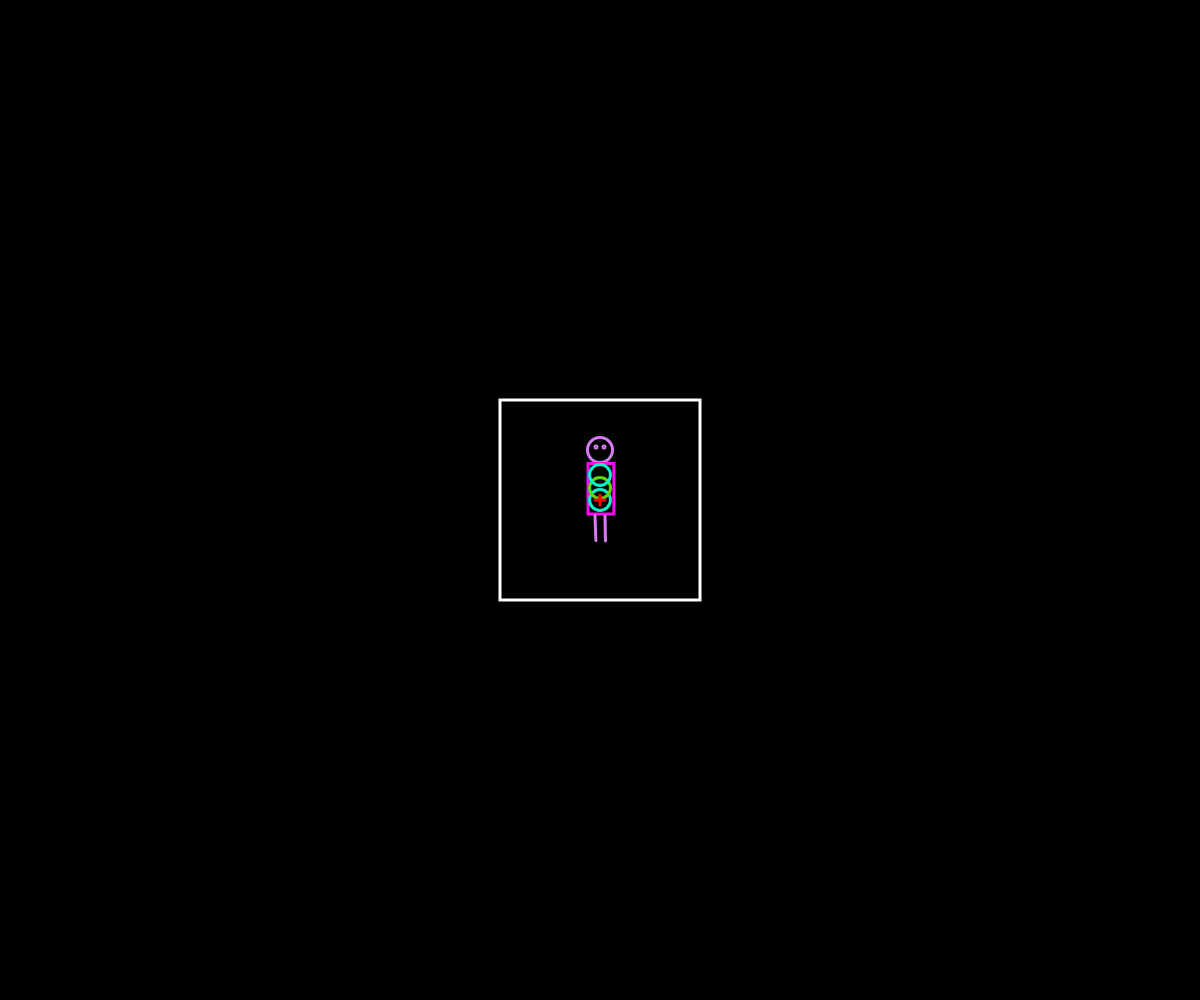
Frame 1 (no input)
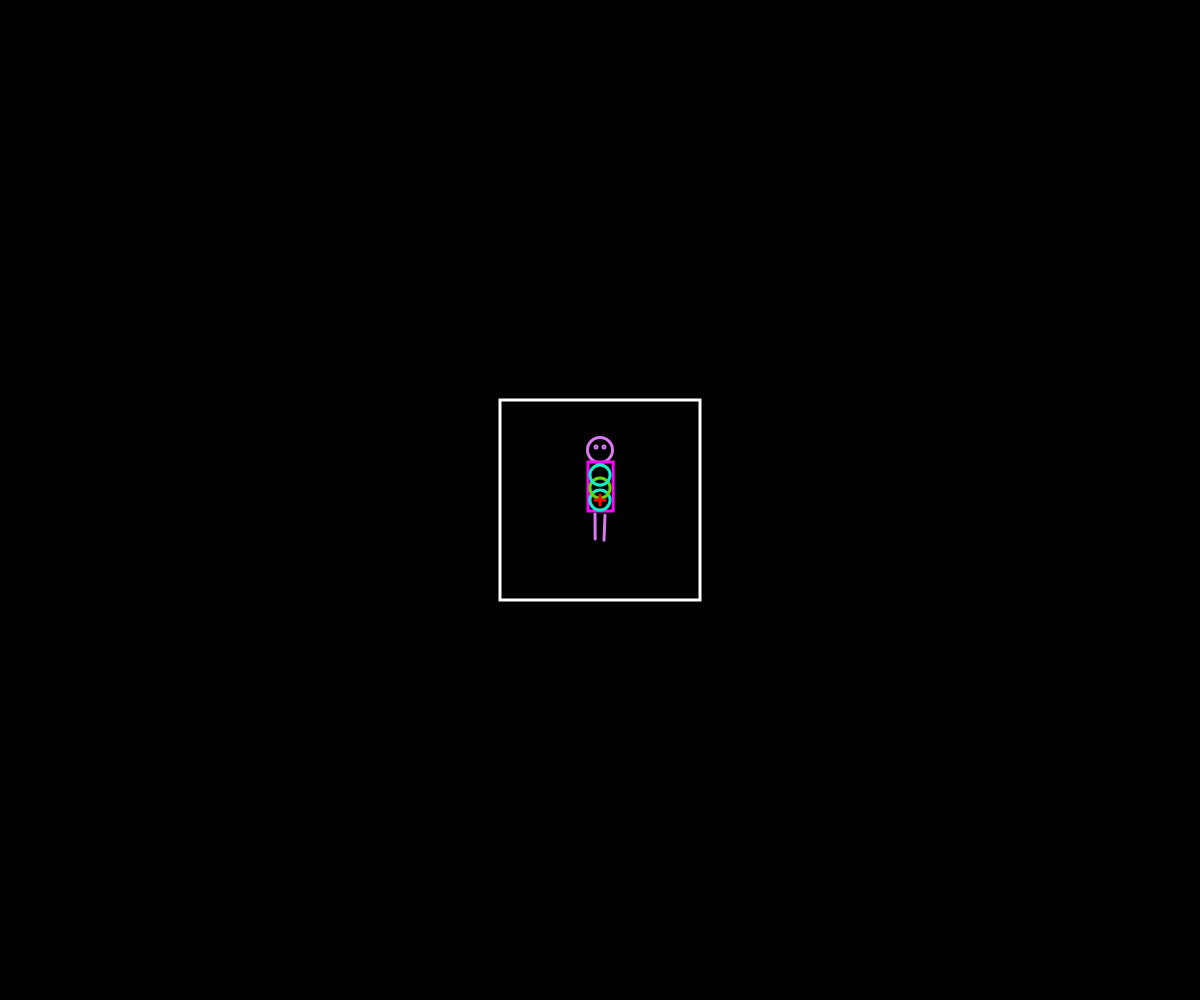
Frame 60 (no input)
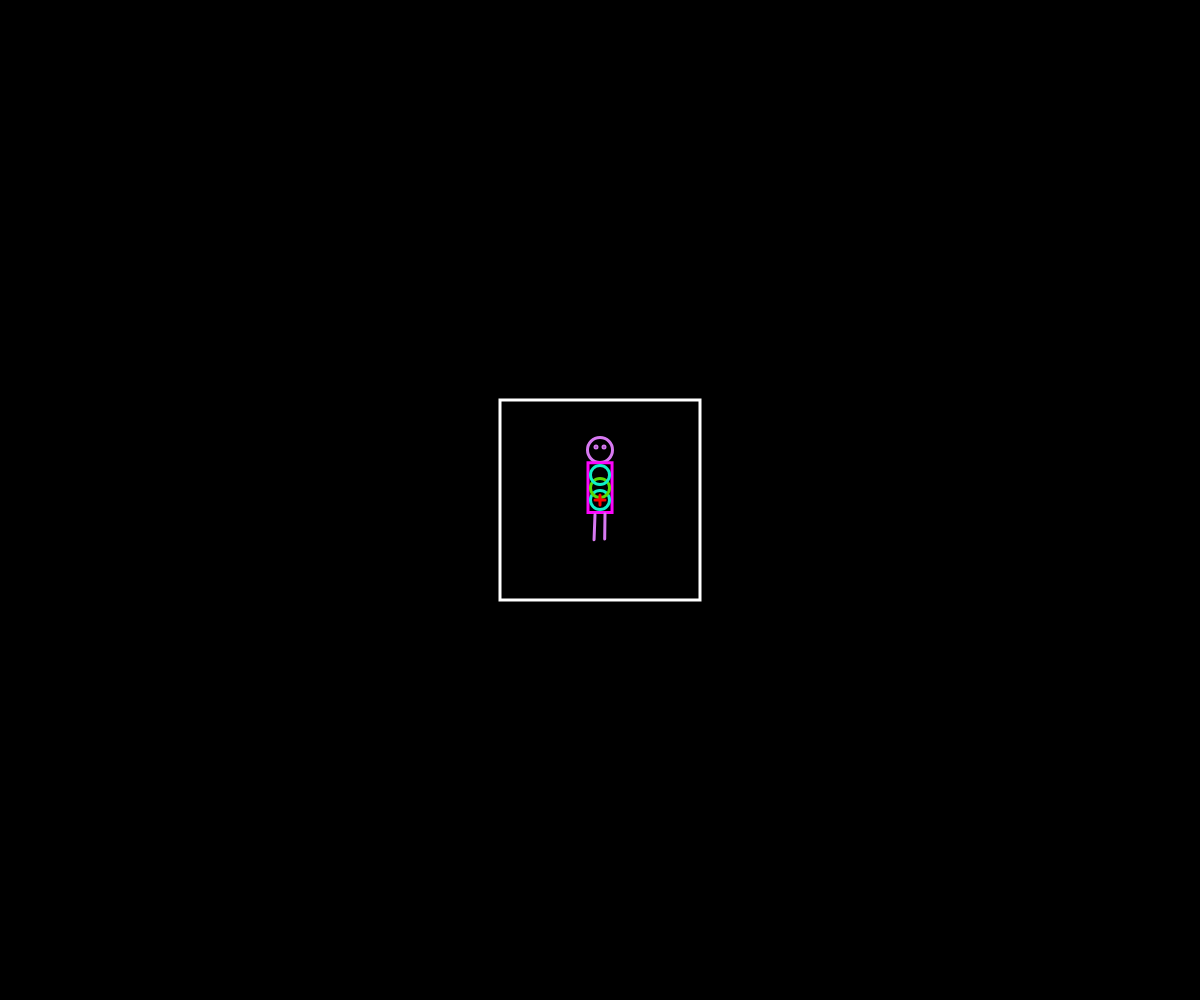
Frame 120 (the mouse pressed at the canvas centre since frame 60)

The p5.js sketch that drew these frames (run headless with seeded random() and noise() and a simulated clock; from frame 60 on, the mouse is pressed at the canvas centre):

// p5.js sketch
// ── sketch.js
/*
  Check our the GOAL and the RULES of this exercise at the bottom of this file.
  
  After that, follow these steps before you start coding:

  1. rename the dancer class to reflect your name (line 32).
  2. adjust line 19 to reflect your dancer's name, too.
  3. run the code and see if a square (your dancer) appears on the canvas.
  4. start coding your dancer inside the class that has been prepared for you.
  5. have fun.
  
*/
let dancer;

function setup() {
  // no adjustments in the setup function needed...
  createCanvas(windowWidth, windowHeight);
  // ...except to adjust the dancer's name on the next line:
  dancer = new HelenDancer(width / 2, height / 2);
}

function draw() {
  // you don't need to make any adjustments inside the draw loop
  background(0);
  dancer.update();
  dancer.display();
}

// You only code inside this class.
// Start by giving the dancer your name, e.g. LeonDancer.
class HelenDancer {
  constructor(startX, startY) {
    this.x = startX;
    this.y = startY;
    // add properties for your dancer here:
  }
  update() {
    this.sin = sin(frameCount / 2);
    this.cos = cos(frameCount / 2);
    // update properties here to achieve
    // your dancer's desired moves and behaviour
  }

  display() {
    // the push and pop, along with the translate
    // places your whole dancer object at this.x and this.y.
    // you may change its position on line 19 to see the effect.
    push();
    translate(this.x, this.y);

    // ******** //
    // ⬇ draw your dancer here ⬇

    // head
    push();
    strokeWeight(3);
    stroke("#D879F2");
    noFill();
    circle(0, -50, 25);
    circle(-4, -53, 2);
    circle(4, -53, 2);
    pop();

    //body
    push();
    noFill();
    strokeWeight(3);
    stroke("#FC05FC");
    rect(-12, -37 + this.sin, 25 + this.cos, 50 + this.sin);
    stroke ("#10F0C6")
    circle(0, 0, 20 + this.cos);
    stroke ("#5BD904")
    circle(0, -12, 20 + this.cos);
    stroke ("#10F0C6")
    circle(0, -25, 20 + this.cos);

    //legs
    push();
    strokeWeight(3);
    stroke("#D879F2");
    line(-5, 15 + this.sin, -5 + this.cos, 40 + this.sin);
    //left
    line(5, 15 + this.cos, 5 + this.sin, 40 + this.cos);

    // ⬆ draw your dancer here ⬆

    // ******** //
    // the next function draws a SQUARE and CROSS
    // to indicate the approximate size and the center point
    // of your dancer.
    // it is using "this" because this function, too,
    // is a part if your Dancer object.
    // comment it out or delete it eventually.
    this.drawReferenceShapes();

    pop();
  }
  drawReferenceShapes() {
    noFill();
    stroke(255, 0, 0);
    line(-5, 0, 5, 0);
    line(0, -5, 0, 5);
    stroke(255);
    rect(-100, -100, 200, 200);
    fill(255);
    stroke(0);
  }
}

/*
GOAL:
The goal is for you to write a class that produces a dancing being/creature/object/thing. In the next class, your dancer along with your peers' dancers will all dance in the same sketch that your instructor will put together. 

RULES:
For this to work you need to follow one rule: 
  - Only put relevant code into your dancer class; your dancer cannot depend on code outside of itself (like global variables or functions defined outside)
  - Your dancer must perform by means of the two essential methods: update and display. Don't add more methods that require to be called from outside (e.g. in the draw loop).
  - Your dancer will always be initialized receiving two arguments: 
    - startX (currently the horizontal center of the canvas)
    - startY (currently the vertical center of the canvas)
  beside these, please don't add more parameters into the constructor function 
  - lastly, to make sure our dancers will harmomize once on the same canvas, please don't make your dancer bigger than 200x200 pixels. 

*/

// ── style.css
html, body {
  margin: 0;
  padding: 0;
}
canvas {
  display: block;
}
div {
  div {
    width: 300px;
    height: 300px;
  
    border-style: solid;
    border-width: 10px;
    border-color: black;
  
    padding: 50px 100px 0px 50px;
    margin: 50px 100px;
  }
}
